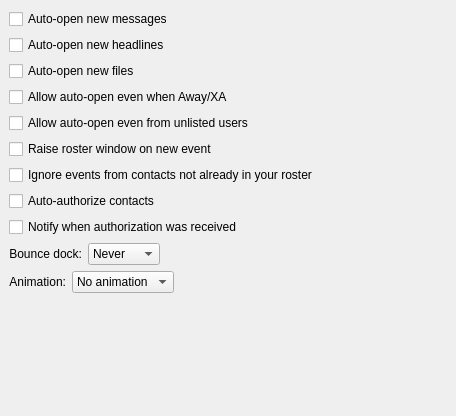
<?xml version="1.0" encoding="UTF-8"?>
<ui version="4.0">
 <class>OptEvents</class>
 <widget class="QWidget" name="OptEvents">
  <property name="geometry">
   <rect>
    <x>0</x>
    <y>0</y>
    <width>456</width>
    <height>416</height>
   </rect>
  </property>
  <property name="windowTitle">
   <string>OptEventsUI</string>
  </property>
  <layout class="QVBoxLayout">
   <property name="spacing">
    <number>6</number>
   </property>
   <property name="leftMargin">
    <number>9</number>
   </property>
   <property name="topMargin">
    <number>9</number>
   </property>
   <property name="rightMargin">
    <number>9</number>
   </property>
   <property name="bottomMargin">
    <number>9</number>
   </property>
   <item>
    <widget class="QCheckBox" name="ck_popupMsgs">
     <property name="text">
      <string>Auto-open new messages</string>
     </property>
    </widget>
   </item>
   <item>
    <widget class="QCheckBox" name="ck_popupHeadlines">
     <property name="text">
      <string>Auto-open new headlines</string>
     </property>
    </widget>
   </item>
   <item>
    <widget class="QCheckBox" name="ck_popupFiles">
     <property name="text">
      <string>Auto-open new files</string>
     </property>
    </widget>
   </item>
   <item>
    <widget class="QCheckBox" name="ck_allowAwayPopup">
     <property name="text">
      <string>Allow auto-open even when Away/XA</string>
     </property>
    </widget>
   </item>
   <item>
    <widget class="QCheckBox" name="ck_allowUnlistedPopup">
     <property name="text">
      <string>Allow auto-open even from unlisted users</string>
     </property>
    </widget>
   </item>
   <item>
    <widget class="QCheckBox" name="ck_raise">
     <property name="text">
      <string>Raise roster window on new event</string>
     </property>
    </widget>
   </item>
   <item>
    <widget class="QCheckBox" name="ck_ignoreNonRoster">
     <property name="text">
      <string>Ignore events from contacts not already in your roster</string>
     </property>
    </widget>
   </item>
   <item>
    <widget class="QCheckBox" name="ck_autoAuth">
     <property name="text">
      <string>Auto-authorize contacts</string>
     </property>
    </widget>
   </item>
   <item>
    <widget class="QCheckBox" name="ck_notifyAuth">
     <property name="text">
      <string>Notify when authorization was received</string>
     </property>
    </widget>
   </item>
   <item>
    <layout class="QHBoxLayout">
     <property name="spacing">
      <number>6</number>
     </property>
     <property name="leftMargin">
      <number>0</number>
     </property>
     <property name="topMargin">
      <number>0</number>
     </property>
     <property name="rightMargin">
      <number>0</number>
     </property>
     <property name="bottomMargin">
      <number>0</number>
     </property>
     <item>
      <widget class="QLabel" name="lb_bounce">
       <property name="text">
        <string>Bounce dock:</string>
       </property>
       <property name="alignment">
        <set>Qt::AlignRight|Qt::AlignTrailing|Qt::AlignVCenter</set>
       </property>
       <property name="buddy">
        <cstring>cb_bounce</cstring>
       </property>
      </widget>
     </item>
     <item>
      <widget class="QComboBox" name="cb_bounce">
       <item>
        <property name="text">
         <string>Never</string>
        </property>
       </item>
       <item>
        <property name="text">
         <string>Once</string>
        </property>
       </item>
       <item>
        <property name="text">
         <string>Forever</string>
        </property>
       </item>
      </widget>
     </item>
     <item>
      <spacer>
       <property name="orientation">
        <enum>Qt::Horizontal</enum>
       </property>
       <property name="sizeHint" stdset="0">
        <size>
         <width>174</width>
         <height>20</height>
        </size>
       </property>
      </spacer>
     </item>
    </layout>
   </item>
   <item>
    <layout class="QHBoxLayout">
     <property name="spacing">
      <number>6</number>
     </property>
     <property name="leftMargin">
      <number>0</number>
     </property>
     <property name="topMargin">
      <number>0</number>
     </property>
     <property name="rightMargin">
      <number>0</number>
     </property>
     <property name="bottomMargin">
      <number>0</number>
     </property>
     <item>
      <widget class="QLabel" name="lb_animation">
       <property name="text">
        <string>Animation:</string>
       </property>
       <property name="alignment">
        <set>Qt::AlignRight|Qt::AlignTrailing|Qt::AlignVCenter</set>
       </property>
       <property name="buddy">
        <cstring>cb_animation</cstring>
       </property>
      </widget>
     </item>
     <item>
      <widget class="QComboBox" name="cb_animation">
       <item>
        <property name="text">
         <string>No animation</string>
        </property>
       </item>
       <item>
        <property name="text">
         <string>Blink</string>
        </property>
       </item>
       <item>
        <property name="text">
         <string>Animate</string>
        </property>
       </item>
      </widget>
     </item>
     <item>
      <spacer>
       <property name="orientation">
        <enum>Qt::Horizontal</enum>
       </property>
       <property name="sizeHint" stdset="0">
        <size>
         <width>139</width>
         <height>20</height>
        </size>
       </property>
      </spacer>
     </item>
    </layout>
   </item>
   <item>
    <widget class="QLabel" name="verticalSpacerLabel">
     <property name="sizePolicy">
      <sizepolicy hsizetype="Expanding" vsizetype="Expanding">
       <horstretch>0</horstretch>
       <verstretch>0</verstretch>
      </sizepolicy>
     </property>
     <property name="text">
      <string/>
     </property>
    </widget>
   </item>
  </layout>
 </widget>
 <layoutdefault spacing="6" margin="11"/>
 <tabstops>
  <tabstop>ck_popupMsgs</tabstop>
  <tabstop>ck_popupHeadlines</tabstop>
  <tabstop>ck_popupFiles</tabstop>
  <tabstop>ck_allowAwayPopup</tabstop>
  <tabstop>ck_allowUnlistedPopup</tabstop>
  <tabstop>ck_raise</tabstop>
  <tabstop>ck_ignoreNonRoster</tabstop>
  <tabstop>ck_autoAuth</tabstop>
  <tabstop>ck_notifyAuth</tabstop>
  <tabstop>cb_bounce</tabstop>
  <tabstop>cb_animation</tabstop>
 </tabstops>
 <resources/>
 <connections/>
</ui>
